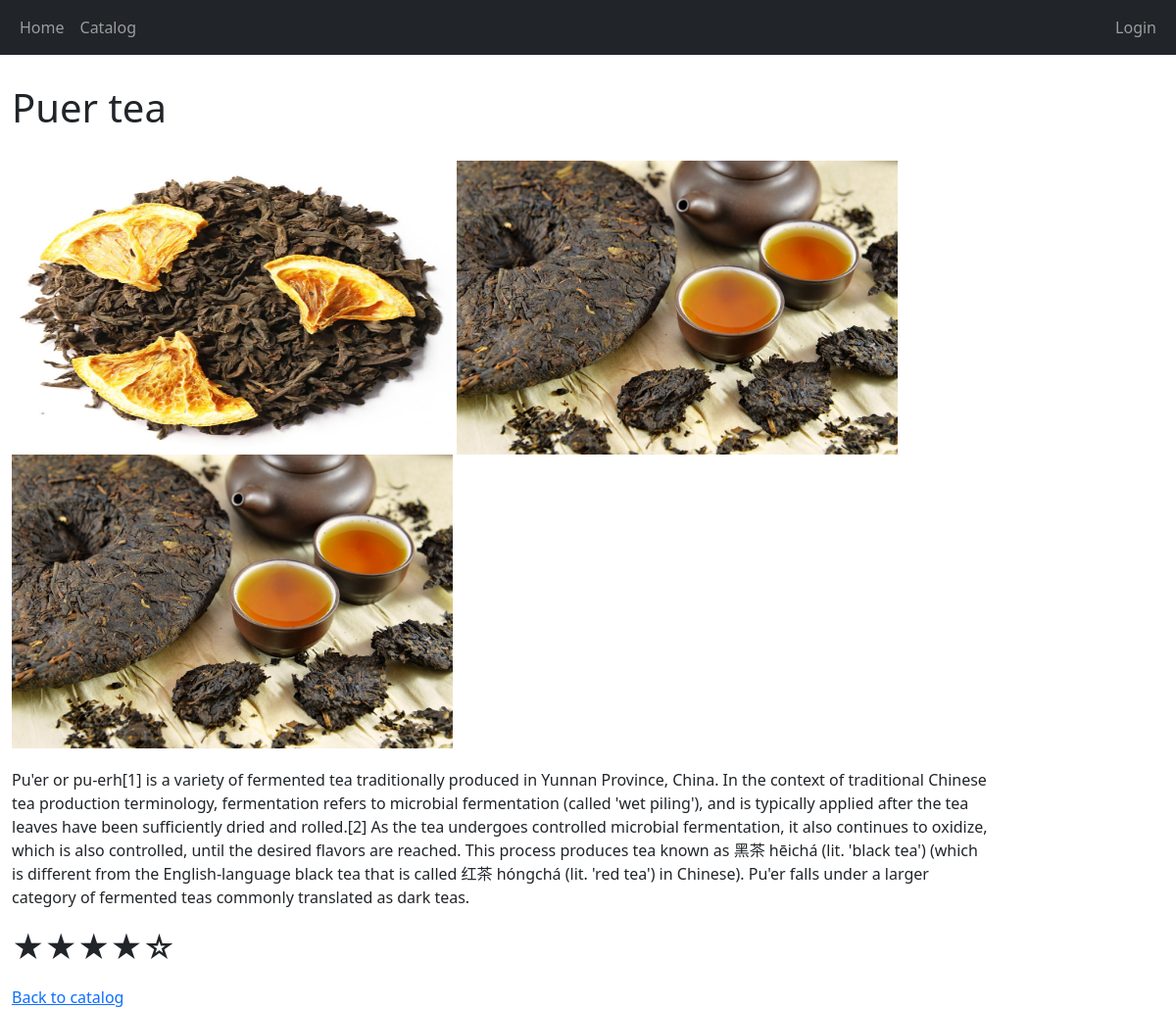
Page /puertea/ on the committed database.
### server/models.py (models this page shows, shortened)
class Product(models.Model):
    title = models.CharField("Название", max_length=255)
    price = models.IntegerField("Цена")
    description = models.TextField("Описание", default="")
    image = models.ImageField("Фотография", null=True, upload_to='products')
    image2 = models.ImageField("Фотография", null=True, upload_to='products')
    image3 = models.ImageField("Фотография", null=True, upload_to='products')
    reiting = models.FloatField("Рейтинг", default=0)
    class Meta:
        verbose_name = 'Товар'
        verbose_name_plural = 'Товары'

### server/views.py (the view)
# urls.py: path('puertea/', views.puertea),
def puertea(request):
    product4 = Product.objects.get(id=6)
    return render(
        request,
        'server/tea/puertea.html',
        context={
            'product4': product4
        }
    )

### cart/context_processors.py (called while the page is built)
def cart(request):
    return {'cart': Cart(request)}

### server/context_processors.py (called while the page is built)
def basket_items_count(request):
    if request.user.is_authenticated:
        return {
            "basket_items": Basket.objects.filter(client=request.user).count()
        }
    return {
            "basket_items": "0"
        }

### server/templates/server/tea/puertea.html (shortened to what this page needs)
{% extends 'server/base.html' %}
{% block content %}
    <div>
        <h1>{{ product4.title }}</h1>
        <img src="{{ product4.image.url }}" alt="" width="400">
        <img src="{{ product4.image2.url }}" alt="" width="400">
        <img src="{{ product4.image3.url }}" alt="" width="400">
        <div id="text">
            <p>{{ product4.description }}</p>
        </div>
        <h2><p>&#9733;&#9733;&#9733;&#9733;&#9734;</p></h2>
         <a href="catalog/">Back to catalog</a>
    </div>
{% endblock %}

### server/templates/server/tea/puertea.html (style rules this page uses)
#text { width: 1000px; }
img { height: 300px; width: 450px; }
p { margin-top: 20px; margin-bottom: 20px; }
h1 { margin-top: 30px; margin-bottom: 30px; }

### rows in the picture
Product: title "Puer tea", image (picture), image2 (picture), image3 (picture), description "Pu'er or pu-erh[1] is a variety of fermented tea traditionally produced in Yunnan Province, China. In the context of traditional Chinese tea production terminology, fermentation refers to microbial fermentation (called 'wet piling'), and is typically applied after the tea leaves have been sufficiently dried and rolled.[2] As the tea undergoes controlled microbial fermentation, it also continues to oxidize, which is also controlled, until the desired flavors are reached. This process produces tea known as 黑茶 hēichá (lit. 'black tea') (which is different from the English-language black tea that is called 红茶 hóngchá (lit. 'red tea') in Chinese). Pu'er falls under a larger category of fermented…"
